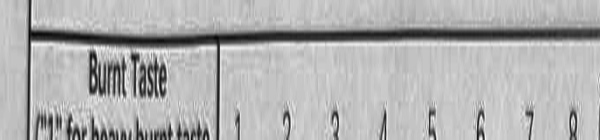
#> input picture training_data/debug_regions/debug_Sample1_Burnt_Taste.png, 600 x 140 px; its folder holds only this picture in this run
$ python enhanced_training_workflow.py
#> lines starting #> are read from the running program, lines starting #| are printed output that depends on the picture
### updated_training_extractor.py

"""
Improved training extractor that uses OCR to detect actual attribute locations
instead of assuming fixed positions
"""

import cv2
import numpy as np
import os
import json
from datetime import datetime
import tkinter as tk
from tkinter import ttk, messagebox
from PIL import Image, ImageTk
import pytesseract
import re

pytesseract.pytesseract.tesseract_cmd = r'C:\Program Files\Tesseract-OCR\tesseract.exe'

# Note: You'll need to install pytesseract: pip install pytesseract
# And download Tesseract: https://github.com/UB-Mannheim/tesseract/wiki

class ImprovedAttributeDetectionExtractor:
    """
    Enhanced extractor that finds actual attribute locations using OCR
    instead of assuming fixed positions.
    """

    def __init__(self):
        # High resolution for readable training data
        self.target_size = (600, 140)  # Width x Height - full row capture
        self.display_scale = 2

        # Expected attributes (we'll search for these in the image)
        self.expected_attributes = [
            "Burnt Taste", "Vapor Volume", "Overall Flavor",
            "Smoothness", "Overall Liking"
        ]

        # Alternative attribute names to search for (in case of OCR variations)
        self.attribute_variations = {
            "Burnt Taste": ["burnt taste", "burnt", "taste"],
            "Vapor Volume": ["vapor volume", "vapor", "volume"],
            "Overall Flavor": ["overall flavor", "flavor", "flavour"],
            "Smoothness": ["smoothness", "smooth"],
            "Overall Liking": ["overall liking", "liking", "overall", "like"]
        }

        self.session_log = []

        print("Improved Attribute Detection Extractor initialized")
        print("This version uses OCR to find actual attribute locations")

    def preprocess_image_for_extraction(self, image_path):
        """
        Preprocess image for both boundary detection and OCR.
        """

        img = cv2.imread(image_path)
        if img is None:
            raise ValueError(f"Could not load image: {image_path}")

        print(f"Original image size: {img.shape[1]}x{img.shape[0]}")

        # Convert to grayscale
        gray = cv2.cvtColor(img, cv2.COLOR_BGR2GRAY)

        # Enhance contrast for better OCR
        clahe = cv2.createCLAHE(clipLimit=3.0, tileGridSize=(8,8))
        enhanced = clahe.apply(gray)

        return enhanced

    def detect_form_cross_lines(self, image):
        """
        Detect the black cross lines that separate the 4 samples.
        """

        height, width = image.shape
        print(f"Detecting cross lines in {width}x{height} image")

        # Apply edge detection
        edges = cv2.Canny(image, 50, 150, apertureSize=3)

        # Detect lines
        lines = cv2.HoughLines(edges, 1, np.pi/180, threshold=int(min(width, height) * 0.3))

        horizontal_lines = []
        vertical_lines = []

        if lines is not None:
            for line in lines:
                rho, theta = line[0]
                angle_deg = np.degrees(theta)

                if abs(angle_deg - 90) < 15:  # Vertical line
                    x = int(rho / np.cos(theta))
                    if width * 0.3 < x < width * 0.7:
                        vertical_lines.append(x)
                        print(f"  Found vertical line at x={x}")

                elif abs(angle_deg) < 15 or abs(angle_deg - 180) < 15:  # Horizontal line
                    y = int(rho / np.sin(theta)) if abs(np.sin(theta)) > 0.1 else None
                    if y is not None and height * 0.3 < y < height * 0.8:
                        horizontal_lines.append(y)
                        print(f"  Found horizontal line at y={y}")

        # Use detected lines or fallback to estimates
        center_x = int(np.median(vertical_lines)) if vertical_lines else width // 2
        center_y = int(np.median(horizontal_lines)) if horizontal_lines else int(height * 0.6)

        print(f"Cross lines detected at: center_x={center_x}, center_y={center_y}")
        return center_x, center_y

    # [77 lines left out: function get_sample_regions, not called in this run]

    def find_attribute_boundaries_with_ocr(self, image, center_x, center_y):
        """
        Find burnt_taste and overall_liking from the SAME sample region,
        then calculate region height from their difference.
        """

        height, width = image.shape
        print(f"  Using SAME-REGION approach: find burnt_taste + overall_liking from same sample...")
        print(f"  Dynamic threshold: center_y={center_y}")

        search_width = int(width * 0.30)
        left_column = image[:,0:search_width]

        # Create debug directory
        debug_dir = "training_data/debug_regions"
        os.makedirs(debug_dir, exist_ok=True)

        # Preprocess image with shadow removal
        preprocessed = cv2.resize(left_column, None, fx=2, fy=2, interpolation=cv2.INTER_CUBIC)
        search_region = preprocessed[:, :search_width*2]

        # Shadow removal pipeline
        region_planes = cv2.split(search_region)
        result_planes = []
        for plane in region_planes:
            dilated_img = cv2.dilate(plane, np.ones((7,7), np.uint8))
            bg_img = cv2.medianBlur(dilated_img, 21)
            diff_img = 255 - cv2.absdiff(plane, bg_img)
            result_planes.append(diff_img)

        search_region = cv2.merge(result_planes)
        cv2.imwrite(os.path.join(debug_dir, "debug_minimal_1x_shadows_removed.png"), search_region)

        try:
            # Get OCR data and group lines
            ocr_data = pytesseract.image_to_data(search_region, output_type=pytesseract.Output.DICT)

            text_items = []
            for i in range(len(ocr_data['text'])):
                text = ocr_data['text'][i].strip().lower()
                if text and len(text) > 1 and ocr_data['conf'][i] > 20:
                    y = ocr_data['top'][i] // 2
                    text_items.append({'text': text, 'y': y, 'confidence': ocr_data['conf'][i]})

            # Group nearby text items
            grouped_lines = []
            text_items.sort(key=lambda x: x['y'])
            current_line = []
            for item in text_items:
                if not current_line or abs(item['y'] - current_line[-1]['y']) <= 10:
                    current_line.append(item)
                else:
                    if current_line:
                        combined_text = ' '.join([t['text'] for t in current_line])
                        avg_y = sum([t['y'] for t in current_line]) // len(current_line)
                        grouped_lines.append({'text': combined_text, 'y': avg_y})
                    current_line = [item]
            if current_line:
                combined_text = ' '.join([t['text'] for t in current_line])
                avg_y = sum([t['y'] for t in current_line]) // len(current_line)
                grouped_lines.append({'text': combined_text, 'y': avg_y})

            print(f"  Grouped into {len(grouped_lines)} text lines")

            # FIND ALL burnt_taste and overall_liking positions
            all_burnt_taste = []
            all_overall_liking = []

            for line in grouped_lines:
                text = line['text']
                y = line['y']

                # Find ALL burnt_taste occurrences
                if any(variant in text for variant in [
                    'burnt taste', 'surnt taste', 'gumt taste', 'burnt tase', 'surmt taste'
                ]):
                    sample_region = "TOP" if y < center_y else "BOTTOM"
                    all_burnt_taste.append({'y': y, 'text': text, 'region': sample_region})
                    print(f"  Found BURNT_TASTE in {sample_region}: y={y} '{text}'")

                # Find ALL overall_liking occurrences
                elif (any(liking_word in text for liking_word in ['liking', 'iking', 'linking']) and
                      not any(flavor_word in text for flavor_word in ['flavor', 'flavour'])) or \
                     (any(word in text for word in ['uldne', 'qyeral']) and
                      not any(flavor_word in text for flavor_word in ['flavor', 'flavour'])):
                    sample_region = "TOP" if y < center_y else "BOTTOM"
                    all_overall_liking.append({'y': y, 'text': text, 'region': sample_region})
                    print(f"  Found OVERALL_LIKING in {sample_region}: y={y} '{text}'")

            # STRATEGY: Try to find a complete pair from the same region
            print(f"  Found {len(all_burnt_taste)} burnt_taste and {len(all_overall_liking)} overall_liking")

            region_height = None
            source_region = None
            burnt_taste_y = None
            overall_liking_y = None

            # Try TOP region first
            top_burnt = [bt for bt in all_burnt_taste if bt['region'] == 'TOP']
            top_liking = [ol for ol in all_overall_liking if ol['region'] == 'TOP']

            if top_burnt and top_liking:
                burnt_taste_y = top_burnt[0]['y']  # Take first occurrence
                overall_liking_y = top_liking[0]['y']  # Take first occurrence
                region_height = abs(overall_liking_y - burnt_taste_y)
                source_region = "TOP"
                print(f"  ✓ Using TOP region: burnt_taste={burnt_taste_y}, overall_liking={overall_liking_y}")
                print(f"  ✓ Calculated region height: {region_height}px from TOP sample")

            # Try BOTTOM region if TOP didn't work
            if region_height is None:
                bottom_burnt = [bt for bt in all_burnt_taste if bt['region'] == 'BOTTOM']
                bottom_liking = [ol for ol in all_overall_liking if ol['region'] == 'BOTTOM']

                if bottom_burnt and bottom_liking:
                    burnt_taste_y = bottom_burnt[0]['y']  # Take first occurrence
                    overall_liking_y = bottom_liking[0]['y']  # Take first occurrence
                    region_height = abs(overall_liking_y - burnt_taste_y)
                    source_region = "BOTTOM"
                    print(f"  ✓ Using BOTTOM region: burnt_taste={burnt_taste_y}, overall_liking={overall_liking_y}")
                    print(f"  ✓ Calculated region height: {region_height}px from BOTTOM sample")

            # VALIDATION: Check if region height makes sense
            if region_height is None:
                raise Exception("Could not find burnt_taste and overall_liking in the same region")

            max_reasonable_height = height * 0.4  # No more than 40% of image height
            if region_height > max_reasonable_height:
                print(f"  ⚠️ WARNING: Calculated region height {region_height}px seems too large (>{max_reasonable_height:.0f}px)")
                print(f"  This might indicate attributes from different regions were matched")
                raise Exception(f"Calculated region height {region_height}px is too large, probably mixed regions")

            print(f"  📏 VALIDATED REGION HEIGHT: {region_height}px from {source_region} sample")

            # Calculate boundaries using the validated region height
            buffer = 20

            # Apply the region height but USE ACTUAL POSITIONS when available
            if source_region == "TOP":
                # Use the actual top positions we found
                top_start_y = max(0, burnt_taste_y - buffer)
                top_end_y = min(height, overall_liking_y + buffer + 30)

                # Estimate bottom region with same height, but check if we have bottom positions
                bottom_burnt = [bt for bt in all_burnt_taste if bt['region'] == 'BOTTOM']
                if bottom_burnt:
                    # Use actual bottom burnt_taste position
                    bottom_start_y = max(0, bottom_burnt[0]['y'] - buffer)
                    bottom_end_y = min(height, bottom_start_y + region_height + 2*buffer)
                else:
                    # Estimate bottom region
                    bottom_start_y = max(center_y + 50, 0)
                    bottom_end_y = min(height, bottom_start_y + region_height + 2*buffer)

            else:  # source_region == "BOTTOM"
                # Use the actual bottom positions we found
                bottom_start_y = max(0, burnt_taste_y - buffer)
                bottom_end_y = min(height, overall_liking_y + buffer + 30)

                # Use actual TOP positions if available (don't just estimate!)
                top_burnt = [bt for bt in all_burnt_taste if bt['region'] == 'TOP']
                if top_burnt:
                    # Use actual top burnt_taste position with calculated height
                    top_start_y = max(0, top_burnt[0]['y'] - buffer)
                    top_end_y = min(height, top_start_y + region_height + 2*buffer)
                    print(f"  Using actual TOP burnt_taste at y={top_burnt[0]['y']} for TOP region")
                else:
                    # Estimate top region only if no TOP positions found
                    top_end_y = min(center_y - 50, height)
                    top_start_y = max(0, top_end_y - region_height - 2*buffer)
                    print(f"  Estimating TOP region (no TOP attributes found)")

            boundaries = {
                'top_start': top_start_y,
                'top_end': top_end_y,
                'bottom_start': bottom_start_y,
                'bottom_end': bottom_end_y
            }

            print(f"  ✓ CONSISTENT BOUNDARIES using {source_region}-derived height {region_height}px:")
            print(f"    TOP: y={top_start_y}-{top_end_y} (height={top_end_y - top_start_y})")
            print(f"    BOTTOM: y={bottom_start_y}-{bottom_end_y} (height={bottom_end_y - bottom_start_y})")

            return boundaries

        except Exception as e:
            print(f"  ❌ SAME-REGION OCR BOUNDARY DETECTION FAILED: {e}")
            raise Exception(f"OCR boundary detection failed: {e}")

    # [112 lines left out: functions find_attributes_in_sample, try_ocr_in_section, preprocess_for_ocr_enhanced, preprocess_for_ocr_binary, not called in this run]

    def preprocess_for_ocr_original(self, img):
        """Minimal preprocessing."""
        return cv2.resize(img, None, fx=1.5, fy=1.5, interpolation=cv2.INTER_CUBIC)

    # [393 lines left out: functions get_fallback_attributes, extract_attribute_row, calculate_attribute_match_score, get_improved_form_regions, save_debug_region, extract_training_data_from_images and 1 more, not called in this run]

# Updated test script
# [40 lines that do not run on import are left out]

### enhanced_training_workflow.py
# enhanced_training_workflow.py
"""
Enhanced training workflow that directly utilizes the shadow removal functionality
in find_attribute_boundaries_with_ocr from updated_training_extractor.py
"""

import os
import cv2
import numpy as np
from datetime import datetime
import traceback

# Direct import of the extractor with shadow removal capabilities
from updated_training_extractor import ImprovedAttributeDetectionExtractor

def test_shadow_removal_on_image(image_path):
    """
    Test the shadow removal functionality on a single image
    """
    print(f"Testing shadow removal on: {os.path.basename(image_path)}")
    print("="*60)

    # Initialize the extractor
    extractor = ImprovedAttributeDetectionExtractor()

    try:
        # Load and preprocess the image
        print("DEBUG: Step 1 - Loading and preprocessing image...")
        processed_image = extractor.preprocess_image_for_extraction(image_path)
        print(f"DEBUG: Image loaded: {processed_image.shape[1]}x{processed_image.shape[0]} pixels")

        # Detect form cross lines for center coordinates
        print("DEBUG: Step 2 - Detecting form structure...")
        center_x, center_y = extractor.detect_form_cross_lines(processed_image)
        print(f"DEBUG: Form center detected at: ({center_x}, {center_y})")

        # Use the shadow removal function directly
        print("DEBUG: Step 3 - Applying shadow removal with find_attribute_boundaries_with_ocr...")
        print("DEBUG: This will apply:")
        print("DEBUG:   - 26% search width (leftmost column)")
        print("DEBUG:   - 2x scaling preprocessing")
        print("DEBUG:   - Shadow removal: dilate(7x7) -> medianBlur(21x21) -> absdiff -> normalize")
        print("DEBUG:   - OCR on shadow-free image")
        print("DEBUG:   - Tighter grouping (10px tolerance)")

        # Call the shadow removal function directly
        attribute_boundaries = extractor.find_attribute_boundaries_with_ocr(
            processed_image, center_x, center_y
        )

        print("DEBUG: Step 4 - Shadow removal OCR successful!")
        print(f"DEBUG: Boundaries found: {list(attribute_boundaries.keys())}")
        for key, value in attribute_boundaries.items():
            print(f"DEBUG:   {key}: {value}")

        # Now get sample regions using the shadow-removal detected boundaries
        print("DEBUG: Step 5 - Getting sample regions from shadow-removal boundaries...")
        sample_regions = extractor.get_sample_regions(processed_image)

        print(f"DEBUG: Sample regions calculated: {len(sample_regions)} regions")
        for sample_id, region in sample_regions.items():
            height = region['y_end'] - region['y_start']
            width = region['x_end'] - region['x_start']
            print(f"DEBUG:   Sample {sample_id}: {width}x{height} at ({region['x_start']},{region['y_start']})")

        # Extract training data using the complete workflow
        print("DEBUG: Step 6 - Extracting complete training data...")
        extracted_regions = extractor.get_improved_form_regions(processed_image)

        # Summary
        print("\nDEBUG: SHADOW REMOVAL EXTRACTION COMPLETE")
        print("="*60)
        total_extracted = sum(len(sample_data) for sample_data in extracted_regions.values())
        print(f"DEBUG: Total samples: {len(extracted_regions)}")
        print(f"DEBUG: Total attributes: {total_extracted}")

        for sample_name, sample_data in extracted_regions.items():
            print(f"DEBUG: {sample_name}: {len(sample_data)} attributes")
            for attribute in sample_data.keys():
                print(f"DEBUG:   - {attribute}")

        print(f"\nDEBUG: Debug images saved to: training_data/debug_regions/")
        print(f"DEBUG: Shadow removal images saved to: training_data/debug_regions/debug_minimal_1x_shadows_removed.png")
        print(f"DEBUG: Check debug files ending with '_info.txt' for detailed extraction info")

        return True, extracted_regions

    except Exception as e:
        print(f"DEBUG: Shadow removal failed: {e}")
        print("DEBUG: Full error traceback:")
        traceback.print_exc()
        print("\nDEBUG: Error analysis:")
        error_str = str(e)
        if "OCR failed to find required attributes" in error_str:
            print("DEBUG: Issue: OCR could not detect all required attribute names")
            print("DEBUG: Possible causes:")
            print("DEBUG:   1. Image quality too poor for OCR")
            print("DEBUG:   2. Attribute names are different than expected")
            print("DEBUG:   3. Shadow removal preprocessing didn't work well enough")
            print("DEBUG: Check the shadow removal debug image: debug_minimal_1x_shadows_removed.png")
        elif "Tesseract" in error_str:
            print("DEBUG: Issue: Tesseract OCR not properly installed")
            print("DEBUG: Install with: pip install pytesseract")
            print("DEBUG: Download from: https://github.com/UB-Mannheim/tesseract/wiki")
        return False, None

# [72 lines left out: function process_training_folder_with_shadow_removal, not called in this run]

def main():
    """
    Main function - choose single image test or full folder processing
    """
    print("Enhanced Training Workflow - Direct Shadow Removal Usage")
    print("="*60)
    print("Options:")
    print("1. Test shadow removal on single image")
    print("2. Process entire folder with shadow removal")
    print()

    choice = input("Enter choice (1 or 2): ").strip()
#> the answer given: 1

    if choice == "1":
        image_path = input("Enter path to test image: ").strip()
#> the answer given: training_data/debug_regions/debug_Sample1_Burnt_Taste.png
        if os.path.exists(image_path):
            success, extracted_data = test_shadow_removal_on_image(image_path)
#> in preprocess_image_for_extraction, img is the input picture: shape (140, 600, 3); min 4, max 255, mean 176.1
#| Original image size: 600x140
#> in preprocess_image_for_extraction, `enhanced = clahe.apply(gray)`:
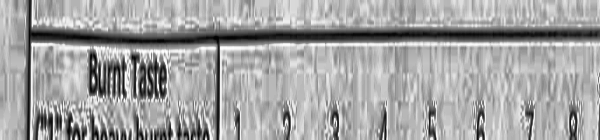
#> enhanced: shape (140, 600); min 0, max 255, mean 163
#| DEBUG: Image loaded: 600x140 pixels
#| Detecting cross lines in 600x140 image
#> in detect_form_cross_lines, `edges = cv2.Canny(image, 50, 150, apertureSize=3)`:
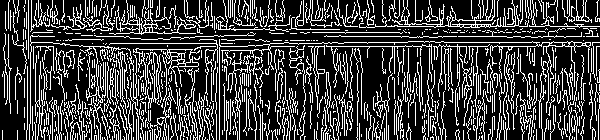
#> edges: shape (140, 600); 24.7% white in thin lines or dots
#> the loop in detect_form_cross_lines, `for line in lines:` made 9653 passes
#> (rho, theta, angle_deg, x) on passes 1 to 8: (46, 1.57, 90, -1052357312), (36, 1.57, 90, -823584000), (26, 1.57, 90, -594810688), (20, 1.57, 90, -457546656), (42, 1.57, 90, -960848000), (24, 1.57, 90, -549056000), (16, 1.59, 91, -916), (32, 1.57, 90, -732074688)
#> after the loop in detect_form_cross_lines, `for line in lines:`: horizontal_lines = []; vertical_lines = 102 values, max 418 at index 1, min 181 at index 10, mean 292.8
#> in detect_form_cross_lines, `center_x = int(np.median(vertical_lines)) if vertical_lines else width..`: center_x = 287
#> in detect_form_cross_lines, `center_y = int(np.median(horizontal_lines)) if horizontal_lines else i..`: center_y = 84
#| Cross lines detected at: center_x=287, center_y=84
#> in test_shadow_removal_on_image, `center_x, center_y = extractor.detect_form_cross_lines(processed_image)`: center_x = 287; center_y = 84
#| DEBUG: Form center detected at: (287, 84)
#|   Dynamic threshold: center_y=84
#> in find_attribute_boundaries_with_ocr, `left_column = image[:,0:search_width]`:
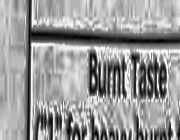
#> left_column: shape (140, 180); min 1, max 255, mean 152.8
#> in find_attribute_boundaries_with_ocr, `preprocessed = cv2.resize(left_column, None, fx=2, fy=2, interpolation..`:
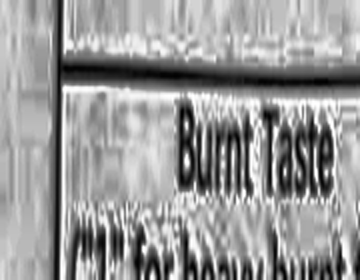
#> preprocessed: shape (280, 360); min 0, max 255, mean 152.8
#> the loop in find_attribute_boundaries_with_ocr, `for plane in region_planes:` made 1 pass
#> pass 1, in find_attribute_boundaries_with_ocr, `dilated_img = cv2.dilate(plane, np.ones((7,7), np.uint8))`:
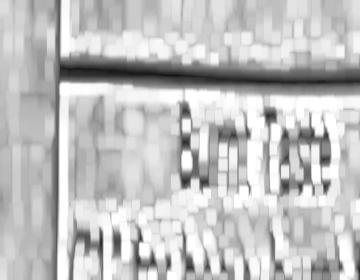
#> dilated_img: shape (280, 360); min 21, max 255, mean 193.4
#> after the loop in find_attribute_boundaries_with_ocr, `for plane in region_planes:`: result_planes = 1 item
            if success:
                print("\nShadow removal test completed successfully!")
            else:
                print("\nShadow removal test failed. Check debug output above.")
        else:
            print(f"Image not found: {image_path}")

    elif choice == "2":
        training_folder = input("Enter path to training folder: ").strip()
        success = process_training_folder_with_shadow_removal(training_folder)
        if success:
            print("\nFolder processing completed!")
        else:
            print("\nFolder processing failed. Check debug output above.")

    else:
        print("Invalid choice. Please enter 1 or 2.")

if __name__ == "__main__":
    main()
#> (the call stopped at in find_attribute_boundaries_with_ocr, `ocr_data = pytesseract.image_to_data(search_region, output_type=pytess..`: pytesseract is not available in this run)
#> (the rest of the program and of its run is left out)
